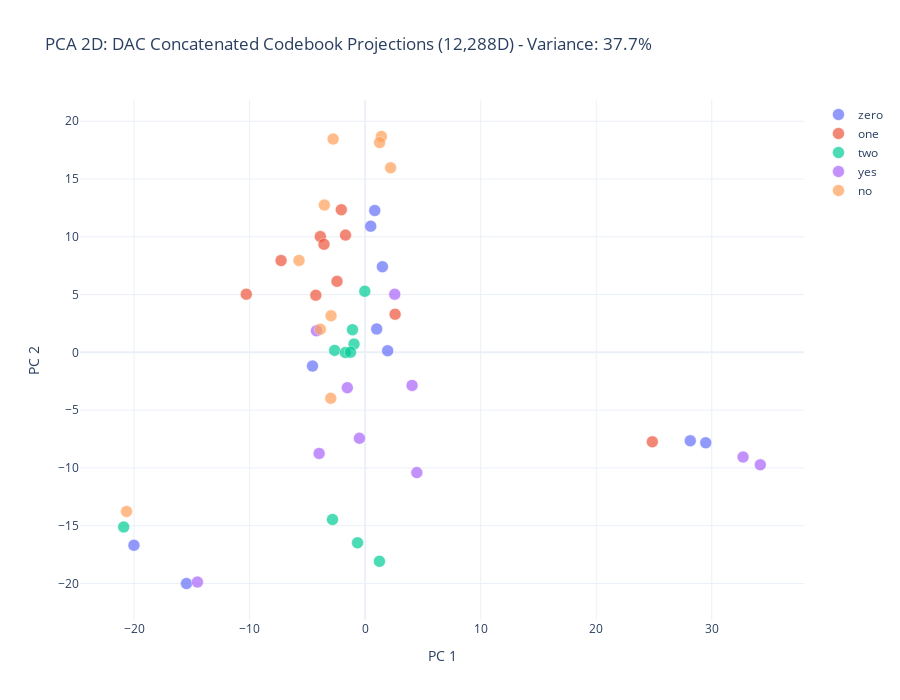

Notebook source saved alongside this figure:
### Markdown cell above
## Step 6: PCA Visualizations

### Code cell
# PCA - 2D
pca_2d = PCA(n_components=2, random_state=42)
pca_2d_result = pca_2d.fit_transform(embeddings)
variance_2d = pca_2d.explained_variance_ratio_.sum()

print(f"PCA 2D variance explained: {variance_2d:.2%}")

# Create color map
color_map = {word: px.colors.qualitative.Plotly[i] for i, word in enumerate(words)}

# 2D Plot
fig_2d = go.Figure()

for word in words:
    mask = np.array([label == word for label in valid_labels])
    fig_2d.add_trace(go.Scatter(
        x=pca_2d_result[mask, 0],
        y=pca_2d_result[mask, 1],
        mode='markers',
        name=word,
        marker=dict(size=12, color=color_map[word], opacity=0.7, line=dict(width=0.5, color='white'))
    ))

fig_2d.update_layout(
    title=f'PCA 2D: DAC Concatenated Codebook Projections (12,288D) - Variance: {variance_2d:.1%}',
    xaxis_title='PC 1',
    yaxis_title='PC 2',
    width=900,
    height=700,
    xaxis=dict(scaleanchor='y', scaleratio=1),
    template='plotly_white'
)

fig_2d.write_html('dac_codebook_proj_concat_pca_2d.html')
fig_2d.show()

print("Saved: dac_codebook_proj_concat_pca_2d.html")

### Figure 1 — Plotly figure (JSON) as saved in the notebook; plotly's stock layout.template omitted (floating-point values rounded to 4 significant figures)
{"data": [{"marker": {"color": "#636EFA", "line": {"color": "white", "width": 0.5}, "opacity": 0.7, "size": 12}, "mode": "markers", "name": "zero", "type": "scatter", "x": [28.14, 29.48, -15.46, -20.01, -4.558, 0.9996, 1.492, 1.946, 0.8293, 0.4789], "y": [-7.651, -7.828, -20.01, -16.7, -1.185, 2.028, 7.408, 0.1364, 12.27, 10.92]}, {"marker": {"color": "#EF553B", "line": {"color": "white", "width": 0.5}, "opacity": 0.7, "size": 12}, "mode": "markers", "name": "one", "type": "scatter", "x": [2.591, 24.85, -4.274, -1.701, -3.884, -2.064, -3.564, -2.438, -7.278, -10.29], "y": [3.301, -7.741, 4.949, 10.15, 10.02, 12.34, 9.354, 6.144, 7.946, 5.036]}, {"marker": {"color": "#00CC96", "line": {"color": "white", "width": 0.5}, "opacity": 0.7, "size": 12}, "mode": "markers", "name": "two", "type": "scatter", "x": [1.236, -2.828, -0.6603, -0.9644, -1.097, -20.9, -0.03114, -2.643, -1.711, -1.27], "y": [-18.08, -14.46, -16.49, 0.7147, 1.96, -15.11, 5.289, 0.1708, -0.01723, 0.01776]}, {"marker": {"color": "#AB63FA", "line": {"color": "white", "width": 0.5}, "opacity": 0.7, "size": 12}, "mode": "markers", "name": "yes", "type": "scatter", "x": [34.2, 32.71, 4.471, -3.984, -0.4984, -1.544, -14.52, 2.558, 4.059, -4.216], "y": [-9.732, -9.058, -10.41, -8.749, -7.432, -3.06, -19.88, 5.029, -2.862, 1.864]}, {"marker": {"color": "#FFA15A", "line": {"color": "white", "width": 0.5}, "opacity": 0.7, "size": 12}, "mode": "markers", "name": "no", "type": "scatter", "x": [-20.65, -5.728, -3.88, -2.978, -2.953, -3.532, 1.405, -2.773, 2.2, 1.251], "y": [-13.77, 7.958, 2.003, -3.977, 3.169, 12.75, 18.69, 18.46, 15.97, 18.15]}], "layout": {"height": 700, "title": {"text": "PCA 2D: DAC Concatenated Codebook Projections (12,288D) - Variance: 37.7%"}, "width": 900, "xaxis": {"scaleanchor": "y", "scaleratio": 1, "title": {"text": "PC 1"}}, "yaxis": {"title": {"text": "PC 2"}}}}
